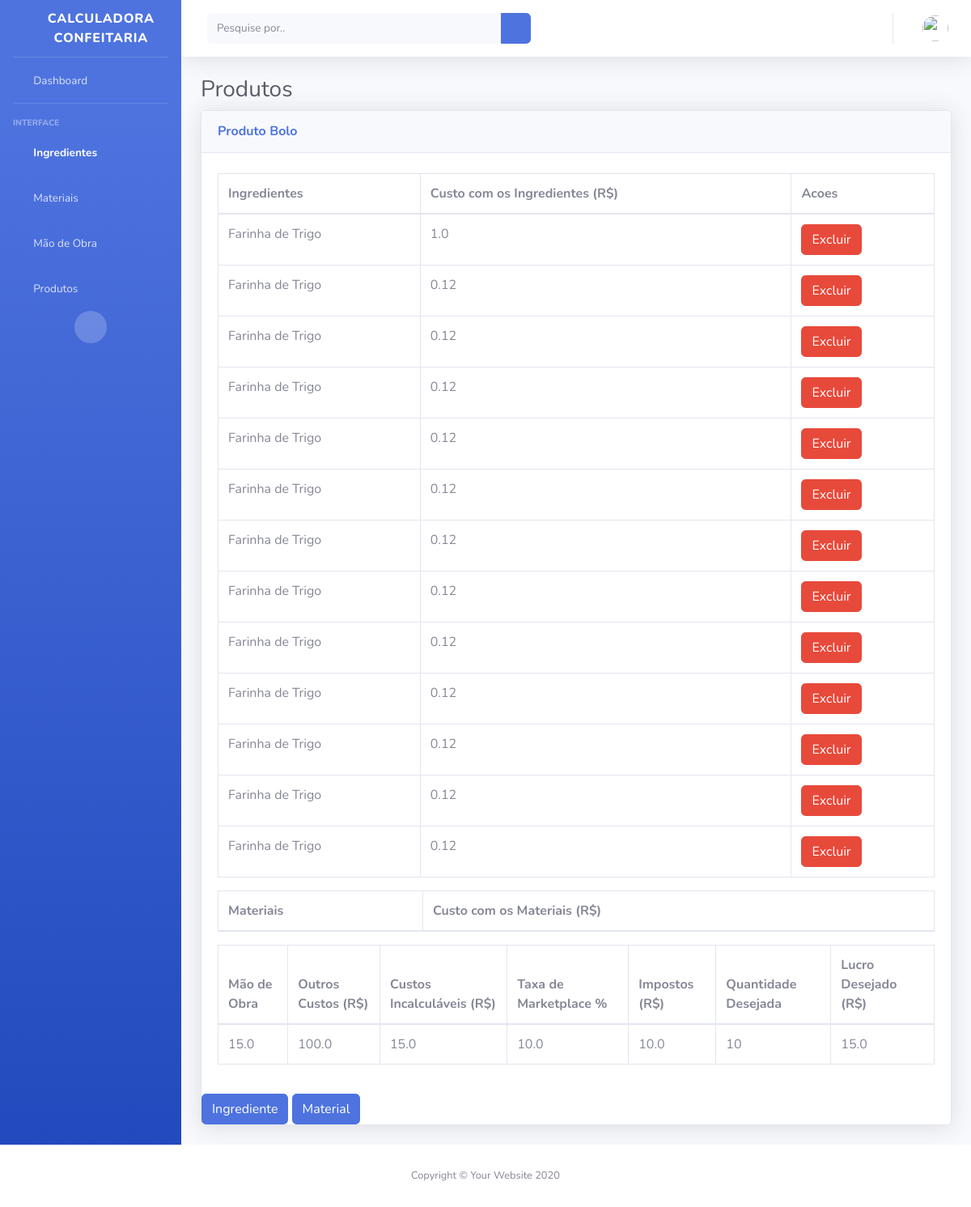
The page /product/1 (signed in) on the database as committed earlier.
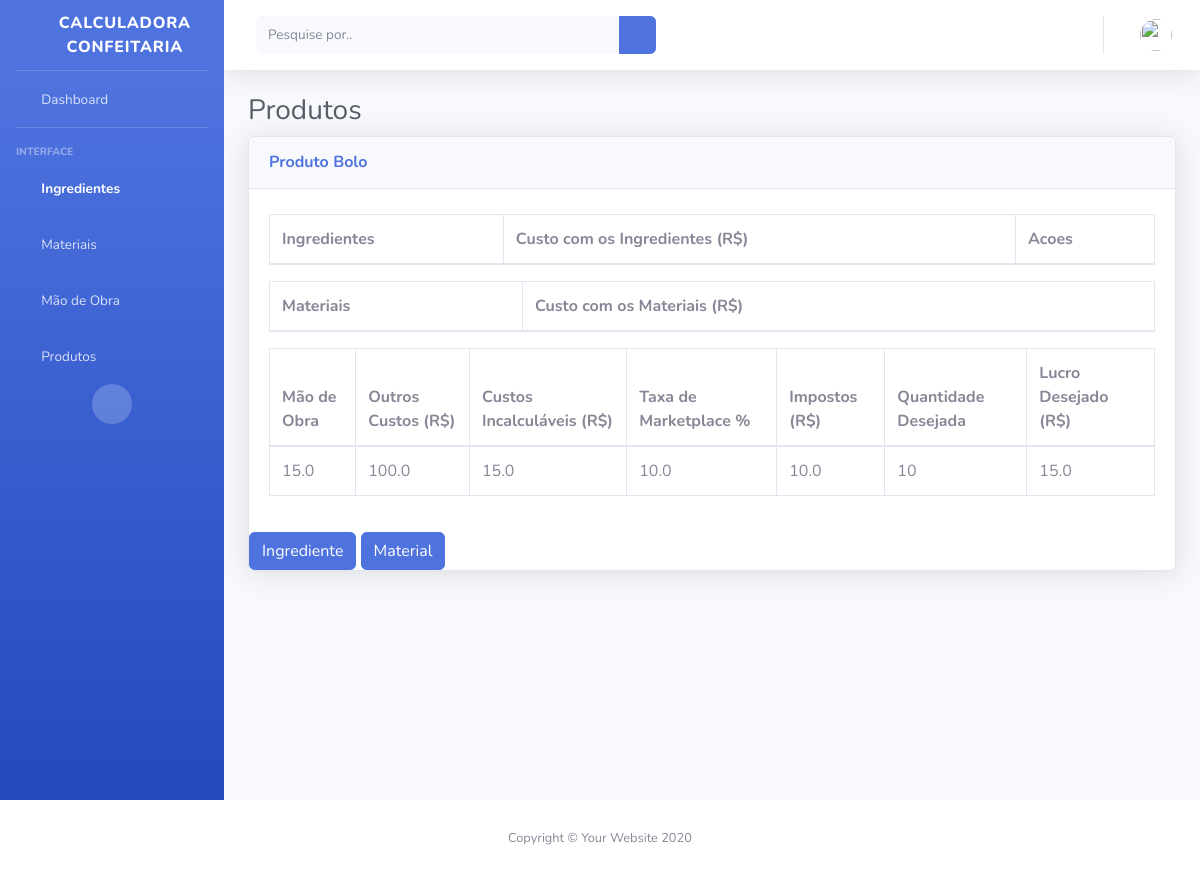
The same page on the database as committed later.
### myapp/models.py (models this page shows, shortened)
class PercentIngredient(models.Model):
    ingredient = models.ForeignKey(Ingredient, blank=True, on_delete=models.CASCADE)
    percent = models.IntegerField(
        _("Quantidade Usada:"), db_column='percent', blank=False)
    measure = models.CharField(_("Medida do Pacote:"), max_length=8, choices=MEASURES_CHOICES)
    product = models.ForeignKey(Product, blank=True, on_delete=models.CASCADE)
    class Meta:
        ordering = ["ingredient"]

class Ingredient(models.Model):
    user = models.ForeignKey(CustomUser, blank=True, on_delete=models.CASCADE)
    name = models.CharField(_("Nome do Item:"), db_column='name', max_length=100, blank=False)
    quantity = models.IntegerField(
        _("Quantidade do Pacote:"), db_column='quantity', blank=False)
    measure = models.CharField(_("Medida do Pacote:"), max_length=8, choices=MEASURES_CHOICES)
    price = models.FloatField(_("(R$) Valor do Pacote:"), db_column='price', blank=False)
    def __str__(self):
        return self.name
    class Meta:
        ordering = ["name"]

### myapp/views.py (the view)
# urls.py: path('product/<int:id>',
@login_required
def product(request, id):
    form = PercentIngredientForm()
    product = Product.objects.get(id=id)
    percent_ingredients = PercentIngredient.objects.all()
    print(">>>>>>>>>>>>>>>>>>>>>>>>>>. start")
    for percent in percent_ingredients:
        print(percent.ingredient.name)
    return render(request, 'product.html', {'product': product, 'form': form, 'percent_ingredients': percent_ingredients})

### myapp/forms.py
class PercentIngredientForm(ModelForm):
    class Meta:
        model = PercentIngredient
        fields = ('ingredient', 'percent', 'measure', 'product')
        labels = {
            "ingredient": "Ingrediente"
        }
        exclude = ['product']

### myapp/templates/product.html (shortened to what this page needs)
{% extends "base.html" %}
{% block content %}
{% load mathfilters %}
<h1 class="h3 mb-2 text-gray-800">Produtos</h1>
<div class="card shadow mb-4">
    <div class="card-header py-3">
        <h6 class="m-0 font-weight-bold text-primary">Produto {{ product.name }}</h6>
    </div>
    <div class="card-body">
        <div class="table-responsive" style="margin-top:5px">
            <table class="table table-bordered" id="dataTable" width="100%" cellspacing="0">
                <thead>
                    <tr>
                        <th scope="col">Ingredientes</th>
                        <th scope="col">Custo com os Ingredientes (R$)</th>
                        <th scope="col">Acoes</th>
                    </tr>
                </thead>
                <tbody>
                    {% for percent_ingredient in percent_ingredients%}
                    <tr>
                        <td>{{ percent_ingredient.ingredient.name }}</td>
                        <td> {{percent_ingredient.percent|div:percent_ingredient.ingredient.quantity|mul:percent_ingredient.ingredient.price }}</td>
                        <td>
                                <a type="button" class="btn btn-danger" href="/percent-ingredient-delete/{{ percent_ingredient.id }}">Excluir</a>
                            </td>
                    </tr>
                    {% endfor %}
                </tbody>
            </table>
        </div>
        <div class="table-responsive">
            <table class="table table-bordered" width="100%" cellspacing="0">
                <thead>
                    <tr>
                        <th scope="col">Materiais</th>
                        <th scope="col">Custo com os Materiais (R$)</th>
                    </tr>
                </thead>
            </table>
        </div>
        <div class="table-responsive">
            <table class="table table-bordered" width="100%" cellspacing="0">
                <thead>
                    <tr>
                        <th scope="col">Mão de Obra</th>
                        <th scope="col">Outros Custos (R$)</th>
                        <th scope="col">Custos Incalculáveis (R$)</th>
                        <th scope="col">Taxa de Marketplace %</th>
                        <th scope="col">Impostos (R$)</th>
                        <th scope="col">Quantidade Desejada</th>
                        <th scope="col">Lucro Desejado (R$)</th>
                    </tr>
                </thead>
                <tbody>
                    <tr>
                        <td>{{product.labor.salary|div:product.labor.hours}}</td>
                        <td> {{product.another_expenses }}</td>
                        <td> {{product.incalculable_expenses }}</td>
                        <td> {{product.marketplace_tax }}</td>
                        <td> {{product.taxes }}</td>
                        <td> {{product.quantity }}</td>
                        <td> {{product.profit }}</td>
                    </tr>
                </tbody>
            </table>
        </div>
    </div>
    <div>
             <button type="button" class="btn btn-primary" data-toggle="modal" data-target="#exampleModal" >Ingrediente</button>
            <button type="button" class="btn btn-primary" data-toggle="modal" data-target="#exampleModal" >Material</button>
        </div>
                    {% load bootstrap %}
    </div>
</div>
{% endblock %}

Rows that differ between the two databases and show on the page:
removed PercentIngredient: ingredient.name "Farinha de Trigo", percent|div "1.0"
removed PercentIngredient: ingredient.name "Farinha de Trigo", percent|div "0.12"
removed PercentIngredient: ingredient.name "Farinha de Trigo", percent|div "0.12"
removed PercentIngredient: ingredient.name "Farinha de Trigo", percent|div "0.12"
removed PercentIngredient: ingredient.name "Farinha de Trigo", percent|div "0.12"
removed PercentIngredient: ingredient.name "Farinha de Trigo", percent|div "0.12"
removed PercentIngredient: ingredient.name "Farinha de Trigo", percent|div "0.12"
removed PercentIngredient: ingredient.name "Farinha de Trigo", percent|div "0.12"
removed PercentIngredient: ingredient.name "Farinha de Trigo", percent|div "0.12"
removed PercentIngredient: ingredient.name "Farinha de Trigo", percent|div "0.12"
removed PercentIngredient: ingredient.name "Farinha de Trigo", percent|div "0.12"
removed PercentIngredient: ingredient.name "Farinha de Trigo", percent|div "0.12"
removed PercentIngredient: ingredient.name "Farinha de Trigo", percent|div "0.12"
